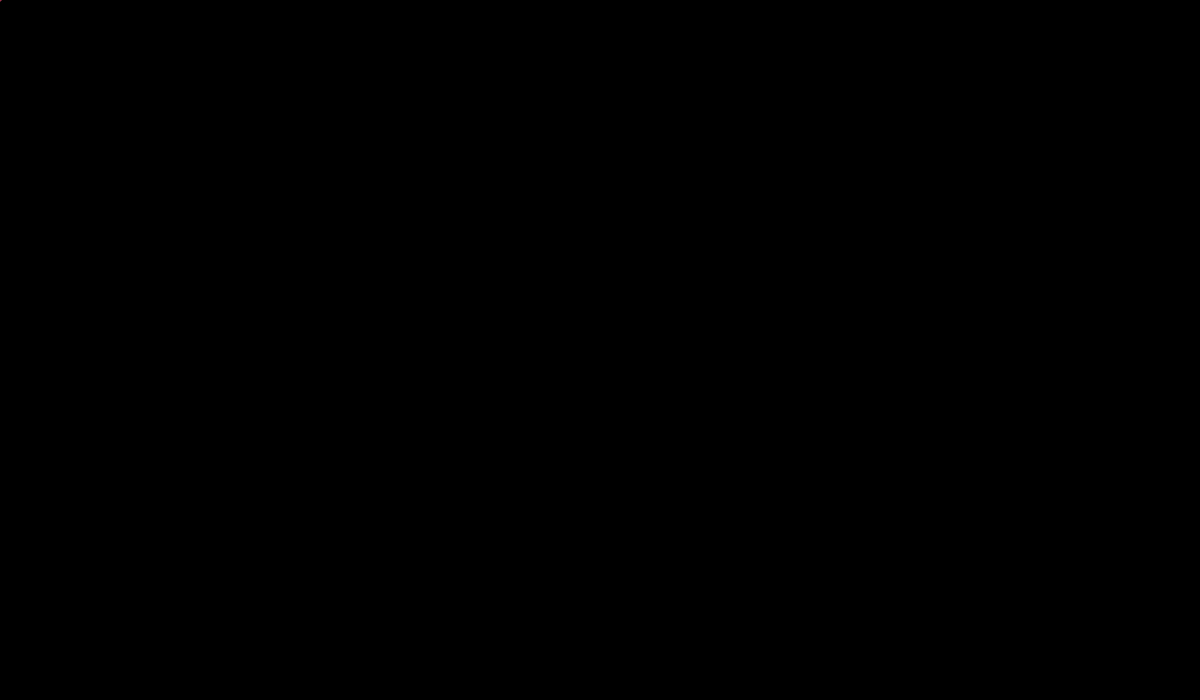
Frame 1 (no input)
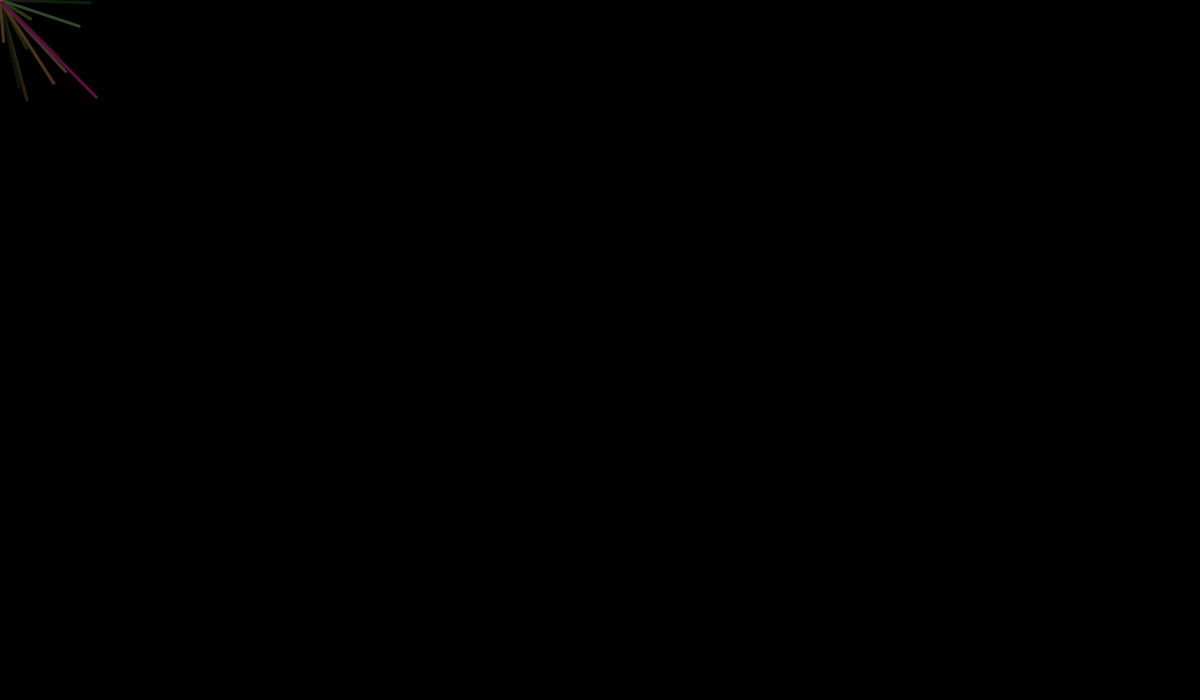
Frame 60 (no input)
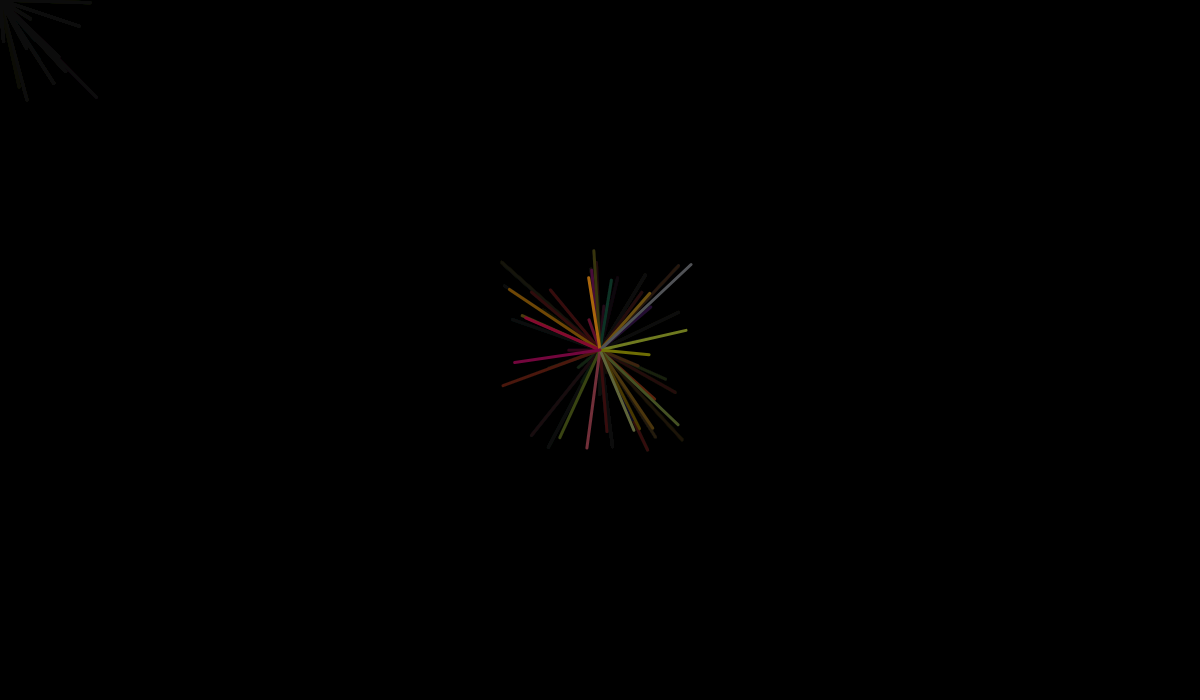
Frame 120 (the mouse pressed at the canvas centre since frame 60)

The p5.js sketch that drew these frames (run headless with seeded random() and noise() and a simulated clock; from frame 60 on, the mouse is pressed at the canvas centre):

// p5.js sketch
// ── sketch.js
function setup() {
	createCanvas(1200, 700);
	stroke(255);
  strokeWeight(3);
  background(0,0,0);
}

function draw() {
	var dx = random(-100,100);
	var dy = random(-100,100);
	stroke(random(220), random(155), random(100));
	line(mouseX,mouseY,mouseX+dx,mouseY+dy);
	fill (0, 0, 0, 10);
	noStroke();
	rect (0, 0, width, height);
}
